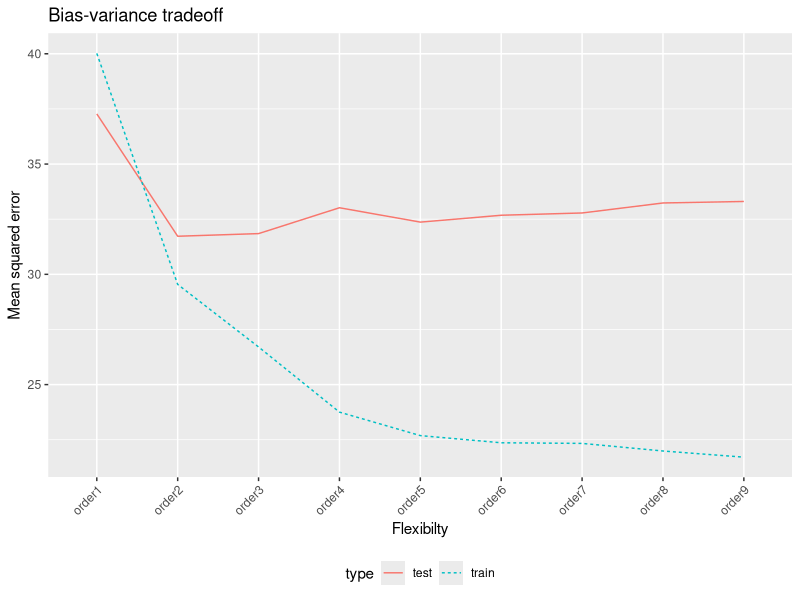

R code for this plot:
## ---- chunk 1
library("tidyverse")
library("MASS")

set.seed(20260902) # for reproducible results
n <- dim(Boston)[1]
train_index  <- sample.int(n, size = n / 2, replace = FALSE)
train_boston <- Boston[ train_index, ]
test_boston  <- Boston[-train_index, ]

train_predict <- test_predict <- list()
for (i in 1:9) {
    m <- lm(medv ~ poly(lstat, i), data = train_boston)
    train_predict[[i]] <- predict(m, newdata = train_boston)
    test_predict[[ i]] <- predict(m, newdata = test_boston)
}



mse_train <- train_boston |> 
  dplyr::select(lstat, medv) |>
  mutate(
    order1 = train_predict[[1]],
    order2 = train_predict[[2]],
    order3 = train_predict[[3]],
    order4 = train_predict[[4]],
    order5 = train_predict[[5]],
    order6 = train_predict[[6]],
    order7 = train_predict[[7]],
    order8 = train_predict[[8]],
    order9 = train_predict[[9]],
  ) |>
  pivot_longer(
    cols      = starts_with("order"),
    names_to  = "model",
    values_to = "prediction"
  ) |>
  group_by(model) |>
  summarize(
    mse = mean((medv-prediction)^2)         
  )

mse_test <- test_boston |> 
  dplyr::select(lstat, medv) |>
  mutate(
    order1 = test_predict[[1]],
    order2 = test_predict[[2]],
    order3 = test_predict[[3]],
    order4 = test_predict[[4]],
    order5 = test_predict[[5]],
    order6 = test_predict[[6]],
    order7 = test_predict[[7]],
    order8 = test_predict[[8]],
    order9 = test_predict[[9]]
  ) |>
  pivot_longer(
    cols      = starts_with("order"),
    names_to  = "model",
    values_to = "prediction"
  ) |>
  group_by(model) |>
  summarize(
    mse = mean((medv-prediction)^2)         
  )


mse <- bind_rows(
    mse_train |> mutate(type = "train"),
    mse_test  |> mutate(type = "test" )
)

ggplot(mse, aes(x = model, y = mse, 
                color = type, linetype = type, group = type)) +
    geom_line() + 
    theme(
      axis.text.x = element_text(angle = 45, hjust = 1),
      legend.position = "bottom") +
    labs(
        x     = "Flexibilty", 
        y     = "Mean squared error",    
        title = "Bias-variance tradeoff")
